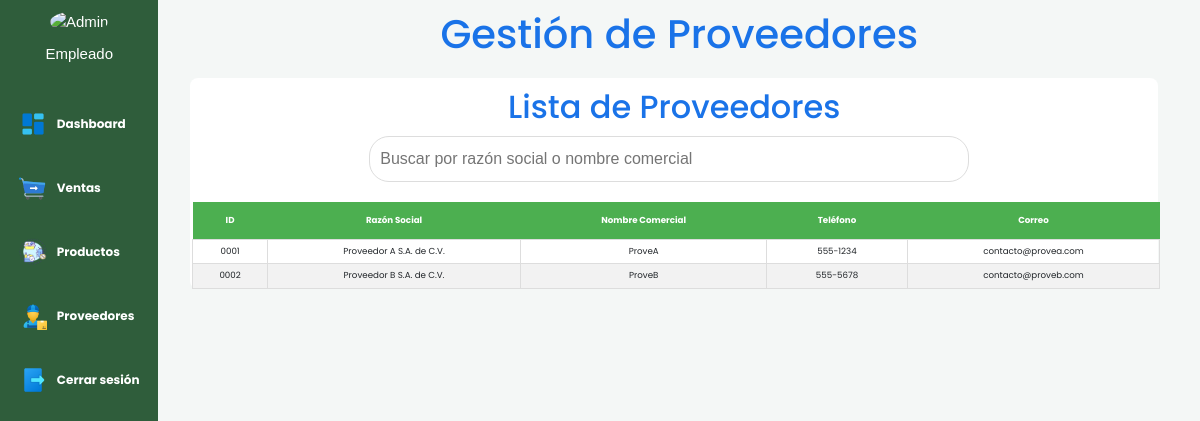
The app's page /Static/View/Empleado/ViewGestionProve.php (signed in), older data.
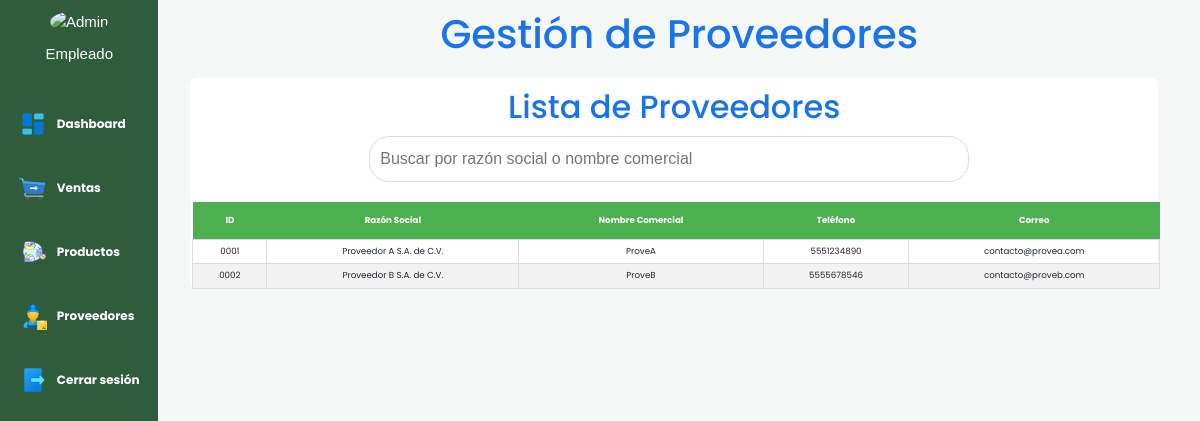
The same page, newer data.
### tables this page shows
create table proveedor(
	idProveedor int(4) zerofill primary key auto_increment,
    razonSocial text not null,
    nombreComercial varchar(100) not null,
    telefono varchar(60),
    correo varchar(60)
);

### Static/controller/ControllerEmpleado/Proveedores.php (called while the page is built, shortened)
<?php
    include($_SERVER['DOCUMENT_ROOT'].'/SolucionesWeb/Static/Controller/Connect/Db.php');
    include($_SERVER['DOCUMENT_ROOT'].'/SolucionesWeb/Static/Model/ModelEmpleado/Proveedor.php');
    function solicitarProveedores($conn) {
        $proveedor = new Proveedor($conn);
        $resultado = $proveedor->obtenerProveedores();
        return $resultado;
    }
?>

### Static/model/ModelEmpleado/Proveedor.php (called while the page is built, shortened)
<?php
    class Proveedor {
        private $conn;
        public function __construct($conn) {
            $this->conn = $conn;
        }
        public function obtenerProveedores() {
            $sql = "SELECT * FROM proveedor";
            $resultado = mysqli_query($this->conn, $sql);
            $proveedores = [];
            while ($fila = $resultado->fetch_assoc()) {
                $proveedores[] = $fila;
            }
            return $proveedores;
        }
    }
?>

### Static/view/Empleado/ViewGestionProve.php (the view, shortened to what this page needs)
<?php include 'HeaderE.php'?>
<?php include '../../Controller/ControllerEmpleado/Proveedores.php'; ?>
<?php include '../../Controller/Connect/Db.php'; ?>
<!DOCTYPE html>
<html lang="es">
    <head>
        <link href="https://cdn.jsdelivr.net/npm/bootstrap@5.3.3/dist/css/bootstrap.min.css" rel="stylesheet">
        <link rel="stylesheet" href="../../Css/Crud.css">
    </head>
    <body>
        <div class="container">
            <h1>Gestión de Proveedores</h1>
            <div class="layout">
                <div class="tabla">
                    <div class="busquedaE">
                        <h2>Lista de Proveedores</h2>
                        <input type="text" id="busqueda" placeholder="Buscar por razón social o nombre comercial" oninput="filtrarProveedores(this.value)">
                    </div>
                    <table id="tablaProveedores">
                        <thead>
                            <tr>
                                <th>ID</th>
                                <th>Razón Social</th>
                                <th>Nombre Comercial</th>
                                <th>Teléfono</th>
                                <th>Correo</th>
                            </tr>
                        </thead>
                        <tbody>
                            <?php
                            $proveedores = solicitarProveedores($conn);
                            foreach ($proveedores as $proveedor) {
                                echo "<tr>
                                    <td>{$proveedor['idProveedor']}</td>
                                    <td>{$proveedor['razonSocial']}</td>
                                    <td>{$proveedor['nombreComercial']}</td>
                                    <td>{$proveedor['telefono']}</td>
                                    <td>{$proveedor['correo']}</td>
                                </tr>";
                            }
                            ?>
                        </tbody>
                    </table>
                </div>
            </div>
        </div>
    </body>
</html>

Row changes from the older to the newer data that the page shows:
changed proveedor "Proveedor A S.A. de C.V.": telefono "555-1234" → "5551234890"
changed proveedor "Proveedor B S.A. de C.V.": telefono "555-5678" → "5555678546"
